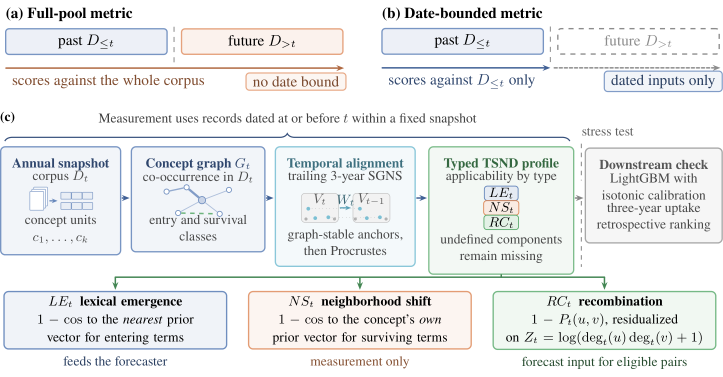
#> input picture assets/method.png, 1446 x 753 px (shown at 1/2 size)
$ python -i make_historical_overview.py   (imports and definitions only)
#> lines starting #> are read from the running program, lines starting #| are printed output that depends on the picture
### figures/source/dense_style.py
"""Shared physical-size drawing and source checks for the journal composites.

Only the supplied frozen scientific CSV/JSON tables are read.
No experiment, resampling, or remote data access is performed by these scripts.
"""

from __future__ import annotations

import csv
import json
import os
import re
from pathlib import Path

import matplotlib

matplotlib.use("Agg")
import matplotlib.pyplot as plt
from matplotlib.lines import Line2D
from matplotlib.ticker import FuncFormatter
import numpy as np

HERE = Path(__file__).resolve().parent
OUTPUT = HERE.parent
PAPER = OUTPUT.parent
PREVIEW = Path(os.environ["TSND_FIGURE_PREVIEW_DIR"]) if os.environ.get("TSND_FIGURE_PREVIEW_DIR") else None
WIDTH = 170.0
BLUE, PURPLE, PINK, GRAY, CORAL = "#4C72B0", "#8172B3", "#DA8BC3", "#767676", "#C44E52"
INK, GRID = "#202020", "#DFDFDF"

plt.rcParams.update({
    "font.family": "DejaVu Sans", "font.size": 8.0,
    "axes.labelsize": 8.0, "axes.titlesize": 8.5,
    "xtick.labelsize": 8.0, "ytick.labelsize": 8.0,
    "axes.spines.top": False, "axes.spines.right": False,
    "axes.linewidth": .6, "xtick.major.width": .6, "ytick.major.width": .6,
    "xtick.major.size": 2.5, "ytick.major.size": 2.5,
    "pdf.fonttype": 42, "ps.fonttype": 42,
    "savefig.facecolor": "white", "figure.facecolor": "white",
    "hatch.linewidth": .45,
})


def figure(height):
    """Create an untrimmed canvas at its final 170 mm insertion width."""
    return plt.figure(figsize=(WIDTH / 25.4, height / 25.4))


# [85 lines left out: functions axes, label, strip, numeric, csv_rows, manuscript_table and 4 more, not called in this run]


def marker_handle(color, marker, text, filled=True):
    return Line2D([], [], color=color, marker=marker, mfc=color if filled else "white",
                  ls="none", ms=4, mew=.75, label=text)


# [29 lines left out: function save, not called in this run]

### figures/source/make_historical_overview.py
"""Reconstruct Fig. 2 at the approved 170 × 198 mm publication size.

All quantitative marks come from the supplied historical controls, reported
manuscript tables, or frozen domain cases. The network positions are layout
coordinates and do not represent an embedding or a scientific distance.
"""

from __future__ import annotations

import json
from textwrap import fill

from matplotlib.colors import LinearSegmentedColormap
from matplotlib.patches import FancyArrowPatch
import numpy as np

from dense_style import (
    HERE, BLUE, PURPLE, PINK, GRAY, CORAL, INK, GRID, axes, figure, label,
    manuscript_table, number, numeric, save,
)


HEIGHT = 198
MARGIN = 2
GUTTER = 3
COLUMN = (170 - 2 * MARGIN - 2 * GUTTER) / 3
ROW_HEIGHTS = (52, 45, 45, 43)
FAMILIES = {"control": GRAY, "structural": PURPLE, "semantic": PINK, "tsnd": BLUE}
SHAPES = {"control": "x", "structural": "^", "semantic": "s", "tsnd": "o"}
CMAP = LinearSegmentedColormap.from_list("pass_fraction", ["#FFFFFF", BLUE])


def panel(column, row, span=1):
    """Return the approved panel rectangle in physical millimetres."""
    top = HEIGHT - MARGIN - sum(ROW_HEIGHTS[:row]) - row * GUTTER
    return (MARGIN + column * (COLUMN + GUTTER), top - ROW_HEIGHTS[row],
            span * COLUMN + (span - 1) * GUTTER, ROW_HEIGHTS[row])


PANELS = {
    "a": panel(0, 0, 2), "b": panel(2, 0),
    "c": panel(0, 1), "d": panel(1, 1), "e": panel(2, 1),
    "f": panel(0, 2), "g": panel(1, 2), "h": panel(2, 2),
    "i": panel(0, 3), "j": panel(1, 3), "k": panel(2, 3),
}


# [44 lines left out: functions heading, physical_text, _matrix, reported_baselines, not called in this run]


def draw_historical_panels(fig, data):
    """Render c–j without changing stored outcomes or SD definitions."""
    assert set(data) == {"surrogate", "native_response", "individual", "increments", "robustness"}
    assert (len(data["individual"]), len(data["increments"]), len(data["robustness"])) == (9, 7, 7)

    # c: percentages preserve the complete 8 × 6 matrix at eight points.
    heading(fig, "c", "Document probes", "Document surrogate · pass (%)")
    x, y, width, _ = PANELS["c"]
    values = np.asarray(data["surrogate"]["pass_fractions"], dtype=float)
    assert values.shape == (8, 6) and np.isfinite(values).all()
    assert ((0 <= values) & (values <= 1)).all()
    assert np.allclose(values * 100, np.rint(values * 100))
    ax = axes(fig, x + 13, y + 6.5, width - 13, 27.0)
    _matrix(ax, values, percent=True)
    ax.set_xticks(range(6), ["A1", "A2", "A3", "A7", "A8", "A9"])
    ax.set_yticks(range(8), ["RND", "SN", "Yin", "FTL", "SN ≤t", "Yin ≤t", "FTL ≤t", "TSND"])

    # d: failed relabel response remains below the original 0.8 criterion.
    heading(fig, "d", "Native response", "Criterion 0.8 · model-seed SD")
    x, y, width, _ = PANELS["d"]
    native = data["native_response"]
    assert native["means"][0] < .8
    ax = axes(fig, x + 14, y + 10, width - 14, 23)
    for index, (mean, sd) in enumerate(zip(native["means"], native["seed_sd"], strict=True)):
        failed = mean < .8
        ax.errorbar(mean, 2 - index, xerr=sd, color=CORAL if failed else BLUE,
                    marker="x" if failed else "o", ms=4, mew=.9,
                    elinewidth=.8, capsize=2, ls="none")
        ax.text(mean, 2 - index + .23, f"{mean:.3f}", ha="center", va="bottom", fontsize=8)
    ax.axvline(.8, color=INK, ls=(0, (3, 2)), lw=.7)
    ax.set(xlim=(0, 1.14), ylim=(-.5, 2.8), xticks=[0, .8, 1],
           yticks=[2, 1, 0], yticklabels=native["labels"])
    numeric(ax)
    physical_text(fig, x + width / 2, y + .3, f"Primary mean {native['primary_mean']:.3f}", ha="center")

    # e: stricter attribution differs from primary response.
    heading(fig, "e", "Attribution rules", "Same native perturbations")
    x, y, width, _ = PANELS["e"]
    component = [r for r in manuscript_table("tab:component-response") if r[0] in {"Strict", "Dominance"}]
    assert [r[0] for r in component] == ["Strict", "Dominance"]
    attribution = np.array([[number(cell) for cell in r[1:4]] +
                           [native["strict_mean"] if r[0] == "Strict" else native["dominance_mean"]]
                           for r in component])
    assert np.isclose(attribution[0, 3], .4888888888888889)
    ax = axes(fig, x + 14, y + 16, width - 14, 14)
    _matrix(ax, attribution)
    ax.set_xticks(range(4), ["Relab.", "Pair", "Drift", "Mean"])
    ax.set_yticks(range(2), ["Strict", "Domin."])
    ax.axvline(2.5, color="white", lw=1.6)
    physical_text(fig, x + width / 2, y + 2.7, "Coupled components", ha="center")

    # f/g: all controls; family also uses a non-colour marker shape.
    lookup = reported_baselines(data)
    rows = sorted(data["individual"], key=lambda r: r["mean_ap"])
    heading(fig, "f", "Standalone ranking", "Generic · 2021 · model-seed SD")
    x, y, width, _ = PANELS["f"]
    ax = axes(fig, x + 17, y + 7.5, width - 17, 27.3)
    names = {"B1": "B1 ctrl", "B2": "B2 degree", "B3": "B3 TF-IDF", "B4": "B4 atyp.",
             "B5": "B5 SP2", "B6": "B6 static", "B7": "B7 I4C", "B8": "B8 struct.", "TSND": "TSND"}
    for row_index, row in enumerate(rows):
        code, family = row["label"].split()[0], row["family"]
        point = lookup[code]
        ax.errorbar(point["ap"], row_index, xerr=point["sd"], marker=SHAPES[family],
                    color=FAMILIES[family], mfc=FAMILIES[family], ms=3.6,
                    elinewidth=.7, capsize=1.5, mew=.8, ls="none")
        ax.text(point["ap"] + .018, row_index, f"{point['ap']:.3f}", va="center", fontsize=8)
    ax.set(yticks=range(9), yticklabels=[names[r["label"].split()[0]] for r in rows],
           xlim=(0, .68), ylim=(-.55, 8.55), xticks=[0, .2, .4, .6], xlabel="AP")
    ax.tick_params(axis="y", length=0, pad=2)
    numeric(ax)

    heading(fig, "g", "Ranking / calibration", "Generic · 2021 · means")
    x, y, width, _ = PANELS["g"]
    ax = axes(fig, x + 9, y + 7.5, width - 10, 27.3)
    text_positions = {
        "B1": (.025, .33), "B2": (.021, .48), "B3": (.016, .145),
        "B4": (.0008, .22), "B5": (.018, .25), "B6": (.016, .035),
        "B7": (.001, .57), "B8": (.038, .59), "TSND": (.0008, .32),
    }
    for row in rows:
        code, family = row["label"].split()[0], row["family"]
        point = lookup[code]
        ax.plot(point["ece"], point["ap"], marker=SHAPES[family], color=FAMILIES[family], ms=3.7, ls="none")
        ax.annotate(code, (point["ece"], point["ap"]), xytext=text_positions[code],
                    textcoords="data", ha="left", va="center", fontsize=8,
                    arrowprops={"arrowstyle": "-", "color": GRAY, "lw": .45,
                                "shrinkA": 1.5, "shrinkB": 2})
    ax.set(xlim=(0, .05), ylim=(0, .65), xticks=[0, .02, .04],
           yticks=[0, .2, .4, .6], xlabel="ECE", ylabel="AP")
    numeric(ax)

    # h: preserve adverse oncology result and both seed-SD conventions.
    heading(fig, "h", "Structural increments", "SD divisors: 9 (●10), 3 (□3)")
    x, y, width, _ = PANELS["h"]
    ax = axes(fig, x + 17, y + 7.5, width - 17, 27.3)
    positions = [7.2, 6.2, 5.2, 4.2, 2.2, 1.2, .2]
    for position, row in zip(positions, data["increments"], strict=True):
        assert row["n_seeds"] in {3, 10}
        ten = row["n_seeds"] == 10
        assert row["sd_divisor"] == (9 if ten else 3)
        ax.errorbar(row["increment"], position, xerr=row["seed_sd"],
                    color=CORAL if row["increment"] < 0 else BLUE,
                    marker="o" if ten else "s", mfc=BLUE if ten else "white", mew=.85,
                    ms=3.6, elinewidth=.8, capsize=1.7, ls="none")
    ax.text(-.005, 8.2, "Over B2+B7", fontsize=8, va="center")
    ax.text(-.005, 3.25, "Over B2+B7+B8", fontsize=8, va="center")
    ax.axhline(3.7, color=GRID, lw=.55)
    ax.set(yticks=positions,
           yticklabels=["Onco GF", "Onco adj.", "Generic", "Cardiol.", "Generic", "Oncology", "Cardiol."],
           ylim=(-.6, 8.9), xlim=(-.006, .046), xticks=[0, .02, .04], xlabel="ΔAP")
    ax.tick_params(axis="y", length=0, pad=2)
    numeric(ax, signed=True)

    # i/j: historical rolling years and a joint block, with original seed SD.
    rolling = [r for r in data["robustness"] if r["group"] == "Test year"]
    assert [r["label"] for r in rolling] == ["2013", "2014", "2015", "2016"]
    heading(fig, "i", "Rolling test years", "Oncology · 3-seed SD (divisor 3)")
    x, y, width, _ = PANELS["i"]
    ax = axes(fig, x + 13, y + 7.5, width - 14, 24.5)
    ax.errorbar(range(4), [r["increment"] for r in rolling],
                yerr=[r["seed_sd"] for r in rolling], color=BLUE, marker="s",
                mfc="white", ms=3.8, lw=.8, capsize=2)
    ax.set(xlim=(-.35, 3.35), ylim=(0, .03), xticks=range(4),
           xticklabels=[r["label"] for r in rolling], yticks=[0, .01, .02, .03],
           ylabel="ΔAP", xlabel="Test year")
    numeric(ax, "y")

    ablations = [r for r in data["robustness"] if r["group"] == "Feature block"]
    assert [r["label"] for r in ablations] == ["Full", "Without LE", "Without RC+P"]
    assert all(r["n_seeds"] == 3 and r["sd_divisor"] == 3 for r in rolling + ablations)
    heading(fig, "j", "Joint-block ablation", "ΔAP over B2+B7")
    x, y, width, _ = PANELS["j"]
    ax = axes(fig, x + 17, y + 14, width - 18, 18)
    for row_index, row in enumerate(reversed(ablations)):
        ax.errorbar(row["increment"], row_index, xerr=row["seed_sd"], color=BLUE,
                    marker="s", mfc="white", ms=3.8, elinewidth=.8, capsize=1.7, ls="none")
    ax.set(yticks=range(3), yticklabels=["No RC+P", "No LE", "Full"], ylim=(-.6, 2.6),
           xlim=(-.004, .028), xticks=[0, .01, .02], xlabel="ΔAP")
    ax.tick_params(axis="y", length=0, pad=2)
    numeric(ax, signed=True)
    physical_text(fig, x + width / 2, y + 1.8, "3-seed SD; divisor 3", ha="center")

    return {"surrogate_cells": int(values.size), "native_primary_components": 3,
            "native_failed_relabel_mean": native["means"][0], "native_criterion": .8,
            "strict_dominance_cells_including_means": int(attribution.size),
            "strict_mean": native["strict_mean"], "dominance_mean": native["dominance_mean"],
            "individual_feature_sets": len(rows), "standalone_AP_ECE_points": len(rows),
            "cross_domain_increments": len(data["increments"]), "rolling_years": len(rolling),
            "ablation_rows": len(ablations), "historical_json_coverage": "all",
            "negative_cross_domain_increments": sum(r["increment"] < 0 for r in data["increments"]),
            "native_not_identification": True, "SD_protocols": {"10_seed": 9, "3_seed": 3},
            "surrogate_display_scale": "integer percent; exact source hundredths",
            "surrogate_key": {"SN": "SemNovel", "FTL": "FastTextLOF", "≤t": "time-restricted"}}


# [121 lines left out: function draw_domain_panels, not called in this run]


def build_figure(data, domain=None, *, include_domain=True):
    """Build the complete figure, or c–j for a private preliminary layout check."""
    fig = figure(HEIGHT)
    coverage = draw_historical_panels(fig, data)
    coverage.update({"panels": 11 if include_domain else 8, "planned_panels": 11,
                     "panel_letters": list(PANELS) if include_domain else list("cdefghij"),
                     "domain_case_status": "required" if include_domain else "not_rendered_in_private_draft"})
    if include_domain:
        coverage.update(draw_domain_panels(fig, domain))
    return fig, coverage


# [6 lines left out: function main, not called in this run]


# [2 lines not run here, left out]

>>> import cv2
>>> picture = cv2.imread('../../assets/method.png', cv2.IMREAD_GRAYSCALE)
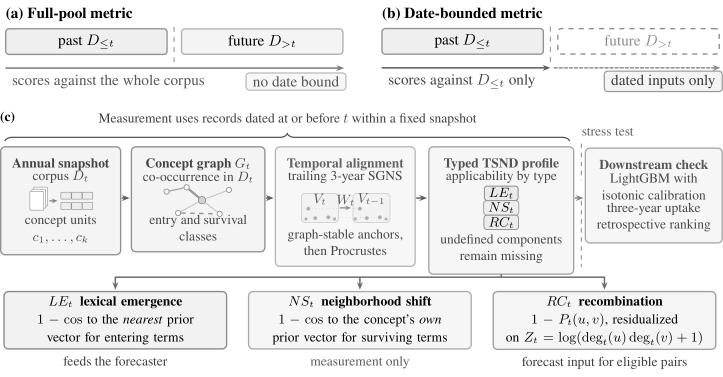
#> picture: shape (753, 1446) (shown at 1/2 size); min 0, max 255, mean 236.2
>>> result = build_figure(picture)
#> (the run stopped early here; a loop or call above may not have finished)
